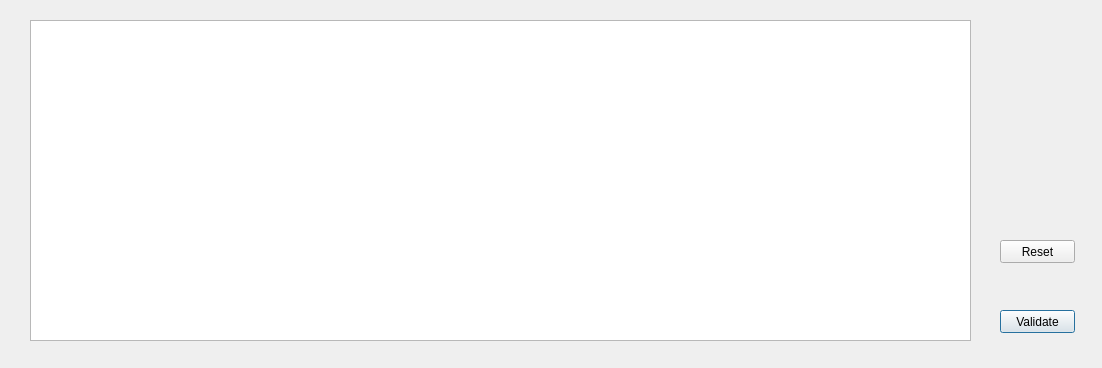
<?xml version="1.0" encoding="UTF-8"?>
<ui version="4.0">
 <class>Dialog</class>
 <widget class="QDialog" name="Dialog">
  <property name="geometry">
   <rect>
    <x>0</x>
    <y>0</y>
    <width>1102</width>
    <height>368</height>
   </rect>
  </property>
  <property name="windowTitle">
   <string>Dialog</string>
  </property>
  <widget class="QTableWidget" name="tableWidget">
   <property name="geometry">
    <rect>
     <x>30</x>
     <y>20</y>
     <width>941</width>
     <height>321</height>
    </rect>
   </property>
  </widget>
  <widget class="QPushButton" name="validate">
   <property name="geometry">
    <rect>
     <x>1000</x>
     <y>310</y>
     <width>75</width>
     <height>23</height>
    </rect>
   </property>
   <property name="text">
    <string>Validate</string>
   </property>
  </widget>
  <widget class="QPushButton" name="reset">
   <property name="geometry">
    <rect>
     <x>1000</x>
     <y>240</y>
     <width>75</width>
     <height>23</height>
    </rect>
   </property>
   <property name="text">
    <string>Reset</string>
   </property>
  </widget>
 </widget>
 <resources/>
 <connections/>
</ui>
